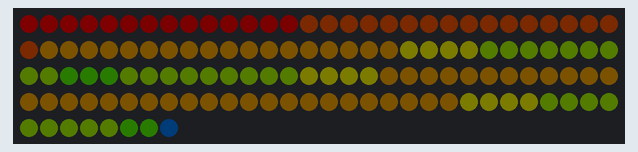
Simulated run of this sketch. Board: Arduino Uno, built with avr-gcc and run on an emulated ATmega328P. On the bench: 128 RGB LEDs in strip order, left to right, continuing on the next row. Dim RGB values are drawn brighter than linear; random numbers use the default seed unless the sketch sets one; what the sketch prints to the serial monitor is not drawn.

Above: at 0.19 s.
At 5.15 s:
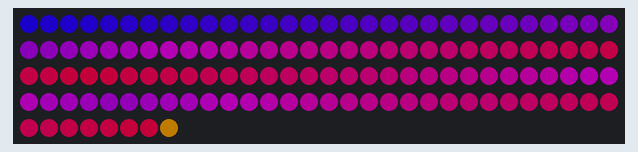
At 10.03 s:
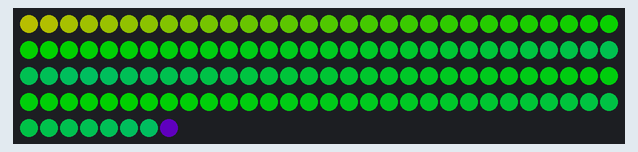
At 20.03 s:
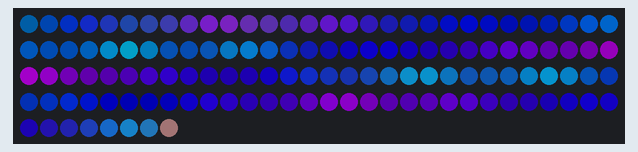
At 29.87 s:
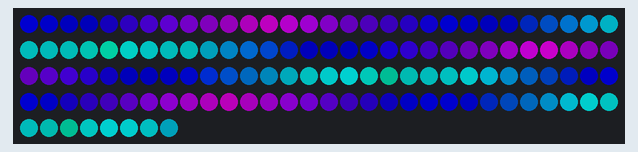
At 39.86 s:
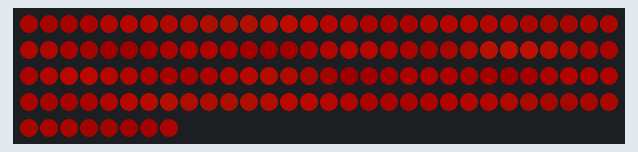

The sketch:

cc19-gabescarf.ino
```cpp
/*
* Project cc19-scarf
* Description: LEDs for DI8ORIENT scarf - Country Club 2019
* Author: Gabe Conradi
* Date: idklol
*/

// Use qsuba for smooth pixel colouring and qsubd for non-smooth pixel colouring
#define qsubd(x, b)  ((x>b)?b:0)
#define qsuba(x, b)  ((x>b)?x-b:0)
#define NUM_LEDS 128
#define LEDS_PIN 3
#define LED_TYPE NEOPIXEL
#define UPDATES_PER_SECOND 40
#define MAX_BRIGHTNESS 255
#define MAX_SATURATION 255
#define BOOTUP_ANIM_DURATION_MS 4000
#define PATTERN_CHANGE_INTERVAL_MS 30000
#define PALETTE_CHANGE_INTERVAL_MS 30000
#define EFFECT_CHANGE_INTERVAL_MS 10003
#define VJ_CROSSFADING_ENABLED 1
#define VJ_CROSSFADE_DURATION_MS 4000
#define VJ_NUM_DECKS 2
// switch between deck a and b with this interval
#define VJ_DECK_SWITCH_INTERVAL_MS 15000
#define SETUP_BUTTON_HOLD_DURATION_MS 800
bool AUTO_CHANGE_PALETTE = true;

#ifndef _FASTLED_H_
#include "FastLED.h"
#endif
#ifndef _STRUCTS_H_
#include "structs.h"
#endif
#ifndef _PALETTES_H_
#include "palettes.h"
#endif
#ifndef _EFFECTS_H_
#include "effects.h"
#endif

Deck MasterOutput;
Deck DeckA;
Deck DeckB;
Deck* DeckAll[] = {&DeckA, &DeckB};
Mixer mainMixer;

typedef void (*DrawFunction)(Deck*);
// how 2 decks mix together into an output
typedef void (*MixerFunction)(Deck*, Deck*, Deck*);

const uint8_t BRIGHTNESS_VALUES[] = {40, 120, 255};
#define BRIGHTNESS_COUNT sizeof(BRIGHTNESS_VALUES)/sizeof(uint8_t)
#define GLOBAL_BRIGHTNESS BRIGHTNESS_VALUES[BRIGHTNESS_INDEX]
const uint8_t BRIGHTNESS_INDEX = 1;
const bool AUTO_PATTERN_CHANGE = true;

unsigned long t_now;                // time now in each loop iteration
unsigned long t_boot;               // time at bootup

/* state for controlling user-mode button for pattern changes */
uint8_t button_state = 0;
unsigned long button_timer = 0;

TBlendType currentBlending = LINEARBLEND;
CRGB leds[NUM_LEDS];
CRGB ledsA[NUM_LEDS];
CRGB ledsB[NUM_LEDS];

struct Deck;
struct Mixer;

void pattern_slow_pulse(Deck* s) {
  // pick a color, and pulse it
  uint8_t cBrightness = beatsin8(10, 140, 255);
  uint8_t cHue = beatsin8(4, 0, 255);
  CHSV hsv_led = CHSV(cHue, 255, cBrightness);
  CRGB rgb_led;
  hsv2rgb_rainbow(hsv_led, rgb_led);
  for( int i = 0; i < NUM_LEDS; i++) {
    s->leds[i] = rgb_led;
  }
}

void  pattern_plasma(Deck* s) {

  int thisPhase = beatsin88(256*2,-64,64);
  int thatPhase = beatsin88(237,-64,64);

  for (int k=0; k<NUM_LEDS; k++) {

    int colorIndex = cubicwave8((k*17)+thisPhase)/2 + cos8((k*15)+thatPhase)/2;
    int thisBright = cubicwave8(t_now/10.0 + k*10.0); // nice pulsy one direction intensity modulator
    //int thisBright = qsuba(colorIndex, beatsin8(7,0,96));

    s->leds[k] = ColorFromPalette(s->currentPalette, colorIndex, thisBright, currentBlending);
  }
}

// cycle a rainbow, varying how quickly it rolls around the board
void pattern_rainbow_waves(Deck* s) {
  for(int i = 0; i < NUM_LEDS; ++i) {
    uint8_t h = (t_now/12+i)%256;
    CHSV hsv_led = CHSV(h, 255, 255);
    CRGB rgb_led;
    hsv2rgb_rainbow(hsv_led, rgb_led);
    s->leds[i] = rgb_led;
  }
}

void pattern_clear(Deck* s) {
  for( int i = 0; i < NUM_LEDS; i++) {
    s->leds[i] = CRGB::Black;
  }
}

// NOTE: lifted and tweaked from https://learn.adafruit.com/rainbow-chakra-led-hoodie/the-code
// This function draws color waves with an ever-changing,
// widely-varying set of parameters, using a color palette.
void pattern_palette_waves(Deck* s) {
  int numleds = NUM_LEDS;
  static uint16_t sPseudotime = 0;
  static uint16_t sLastMillis = 0;
  static uint16_t sHue16 = 0;

  //uint8_t sat8 = beatsin88( 87, 220, 250);
  uint8_t brightdepth = beatsin88( 341, 96, 224);
  uint16_t brightnessthetainc16 = beatsin88( 203, (25 * 256), (40 * 256));
  uint8_t msmultiplier = beatsin88(147, 23, 60);

  uint16_t hue16 = sHue16;//gHue * 256;
  uint16_t hueinc16 = beatsin88(113, 300, 1500);

  uint16_t ms = millis();
  uint16_t deltams = ms - sLastMillis ;
  sLastMillis  = ms;
  sPseudotime += deltams * msmultiplier;
  sHue16 += deltams * beatsin88( 400, 5,9);
  uint16_t brightnesstheta16 = sPseudotime;

  for( uint16_t i = 0 ; i < numleds; i++) {
    hue16 += hueinc16;
    uint8_t hue8 = hue16 / 256;
    uint16_t h16_128 = hue16 >> 7;
    if( h16_128 & 0x100) {
      hue8 = 255 - (h16_128 >> 1);
    } else {
      hue8 = h16_128 >> 1;
    }

    brightnesstheta16  += brightnessthetainc16;
    uint16_t b16 = sin16( brightnesstheta16  ) + 32768;

    uint16_t bri16 = (uint32_t)((uint32_t)b16 * (uint32_t)b16) / 65536;
    uint8_t bri8 = (uint32_t)(((uint32_t)bri16) * brightdepth) / 65536;
    bri8 += (255 - brightdepth);

    uint8_t index = hue8;
    index = scale8( index, 240);

    CRGB newcolor = ColorFromPalette(s->currentPalette, index, bri8);

    uint16_t pixelnumber = i;
    pixelnumber = (numleds-1) - pixelnumber;

    nblend(s->leds[pixelnumber], newcolor, 128);
  }
}

/** update this with patterns you want to be cycled through **/
#define NUM_PATTERNS sizeof(patternBank) / sizeof(DrawFunction)
const DrawFunction patternBank[] = {
  &pattern_palette_waves,
  &pattern_palette_waves,
  &pattern_rainbow_waves,
};

#define NUM_EFFECTS sizeof(effectBank) / sizeof(EffectFunction)
const EffectFunction effectBank[] = {
  NULL,
  &effect_reverse,
  &effect_mirror,
  &effect_reverse_mirror,
};

// change dw/p1/p2 on some period
/*
void stepFxParams(Mixer* m) {
  m->fxDryWet = beatsin8(12, 0, 255);
  m->fxParam1 = beatsin8(12, 0, 255, 0, m->fxDryWet );
  m->fxParam2 = beatsin8(19, 0, 255, 0, 0);
}
*/

void randomEffect(Deck* d) {
  uint8_t old = d->fxEffectIndex;
  while (d->fxEffectIndex == old) {
    // pick a new effect that isnt the old effect index
    d->fxEffectIndex = random8(0, NUM_EFFECTS);
  }
  d->tFxEffectStart = t_now;
}

/*
void randomEffect(Mixer* m) {
  uint8_t old = m->fxEffectIndex;
  while (m->fxEffectIndex == old) {
    // pick a new effect that isnt the old effect index
    m->fxEffectIndex = random8(0, NUM_EFFECTS);
  }
  m->tFxEffectStart = t_now;
}
*/

void randomPattern(Deck* deck, Deck* otherDeck) {
  uint8_t old = deck->pattern;
  while (deck->pattern == old || deck->pattern == otherDeck->pattern) {
    deck->pattern = random8(0, NUM_PATTERNS);
  }
  deck->tPatternStart = t_now;
}

void usePattern(Deck* deck, uint8_t patternIndex){
  if (patternIndex >= NUM_PATTERNS) {
    patternIndex = 0;
  }
  deck->pattern = patternIndex;
  deck->tPatternStart = t_now;
}

void randomPalette(Deck* deck, Deck* otherDeck) {
  uint8_t old = deck->palette;
  while (deck->palette == old || deck->palette == otherDeck->palette) {
    deck->palette = random8(0, PALETTES_COUNT);
  }
  deck->currentPalette = palettes[deck->palette];
  deck->tPaletteStart = t_now;
}

void usePalette(Deck* deck, uint8_t paletteIndex){
  if (paletteIndex >= PALETTES_COUNT) {
    paletteIndex = 0;
  }
  deck->palette = paletteIndex;
  deck->currentPalette = palettes[deck->palette];
  deck->tPaletteStart = t_now;
}

void mixer_crossfade_blend(Mixer* mixer, Deck* a, Deck* b, Deck* out) {
  for (int i = 0; i < NUM_LEDS; ++i) {
    out->leds[i] = a->leds[i].lerp8(b->leds[i], fract8(255*mixer->crossfadePosition));
    if (t_now < + BOOTUP_ANIM_DURATION_MS) {
      // ramp intensity up slowly, so we fade in when turning on
      int8_t bri8 = (uint8_t)((t_now*1.0)/BOOTUP_ANIM_DURATION_MS*255.0);
      out->leds[i] = out->leds[i].fadeToBlackBy(255-bri8);
    }
  }
}


// setup() runs once, when the device is first turned on.
void setup() {
  t_now = millis();
  t_boot = t_now;
  Serial.begin(9600);
  Serial.println("resetting");

  MasterOutput = {
    1,
    0.0,
    0,
    0,
    0,
    palettes[0],
    t_now,
    t_now,
    leds,
    0,  // fx effect index in effectBank
    t_now, // time fx was changed
  };

  DeckA = {
    1,
    0.0,
    0,
    0,
    0,
    palettes[0],
    t_now,
    t_now,
    ledsA,
    0,  // fx effect index in effectBank
    t_now, // time fx was changed
  };

  DeckB = {
    2,
    1.0,
    0,
    0,
    0,
    palettes[0],
    t_now,
    t_now,
    ledsB,
    0,  // fx effect index in effectBank
    t_now, // time fx was changed
  };

  mainMixer = {
    1.0,  // position; 0.0 is deckA, 1.0 is deckB
    -1, // start fading direction going B -> A
    false, // crossfade in progress
    0, // last crossfade
    0,  // fx effect index in effectBank
    0,  // fx d/w
    0,  // fx p1
    0,  // fx p2
    0,  // time fx effect started
    &DeckA,
    &DeckB,
    &MasterOutput,
  };

  randomPattern(&DeckA, &DeckB);
  randomPalette(&DeckA, &DeckB);
  randomPattern(&DeckB, &DeckA);
  randomPalette(&DeckB, &DeckA);
  randomEffect(&DeckA);
  randomEffect(&DeckB);

  // led controller, data pin, clock pin, RGB type (RGB is already defined in particle)

  FastLED.addLeds<LED_TYPE, LEDS_PIN>(MasterOutput.leds, NUM_LEDS);
  FastLED.setBrightness(GLOBAL_BRIGHTNESS);
  pattern_clear(&MasterOutput);
  pattern_clear(&DeckA);
  pattern_clear(&DeckB);
  FastLED.show();

  Serial.println("booted up");
}

void loop() {
  t_now = millis();


  // increment pattern every PATTERN_CHANGE_INTERVAL_MS, but not when a deck is active!
  if (AUTO_PATTERN_CHANGE) {
    if (t_now > DeckA.tPatternStart+PATTERN_CHANGE_INTERVAL_MS && !mainMixer.crossfadeInProgress) {
      if (mainMixer.crossfadePosition == 1.0) {
        randomPattern(&DeckA, &DeckB);
        //Serial.printlnf("deckA.pattern=%d", DeckA.pattern);
      }
    }
    if (t_now > DeckB.tPatternStart+PATTERN_CHANGE_INTERVAL_MS && !mainMixer.crossfadeInProgress) {
      if (mainMixer.crossfadePosition == 0.0) {
        randomPattern(&DeckB, &DeckA);
        //Serial.printlnf("deckB.pattern=%d", DeckB.pattern);
      }
    }
  }

  // increment palette every PALETTE_CHANGE_INTERVAL_MS, but not when crossfading!
  if (AUTO_CHANGE_PALETTE && !mainMixer.crossfadeInProgress) {
    for (int x = 0; x < VJ_NUM_DECKS ; x++){
      int xOther = (x == 0) ? 1 : 0;
      Deck* deck = DeckAll[x];
      Deck* otherdeck = DeckAll[xOther];
      if ((deck->crossfadePositionActive != mainMixer.crossfadePosition) &&
          (deck->tPaletteStart + PALETTE_CHANGE_INTERVAL_MS < t_now)) {
        randomPalette(deck, otherdeck);
        //Serial.printlnf("deck%d.palette=%d", deck->label, deck->palette);
      }
    }
  }


  // fill in patterns on both decks! we will crossfade master output later
  // NOTE: only render to a deck if its "visible" through the crossfader
  //if ( !VJ_CROSSFADING_ENABLED || mainMixer.crossfadePosition < 1.0 ) {
    patternBank[DeckA.pattern](&DeckA);
  //}
  //if ( VJ_CROSSFADING_ENABLED && mainMixer.crossfadePosition > 0 ) {
    patternBank[DeckB.pattern](&DeckB);
  //}

  // perform crossfading increment if we are mid pattern change
  if (VJ_CROSSFADING_ENABLED) {
    if (t_now > mainMixer.tLastCrossfade + VJ_DECK_SWITCH_INTERVAL_MS && !mainMixer.crossfadeInProgress) {
      // start switching between decks
      //Serial.printf("starting fading to %c\n", (mainMixer.crossfadePosition == 1.0) ? 'A' : 'B');
      mainMixer.crossfadeInProgress = true;
      mainMixer.tLastCrossfade = t_now;
    }
    if (mainMixer.crossfadeInProgress) {
      float step = (float)1.0/(VJ_CROSSFADE_DURATION_MS/1000*UPDATES_PER_SECOND);
      mainMixer.crossfadePosition = mainMixer.crossfadePosition + mainMixer.crossfadeDirection * step;

      // is it time to change decks?
      // we are cut over to deck B, break this loop
      if (mainMixer.crossfadePosition >= 1.0) {
        mainMixer.crossfadePosition = 1.0;
        mainMixer.crossfadeDirection = -1; // 1->0
        mainMixer.crossfadeInProgress = false;
        //Serial.printf("finished fading to B\n");
      }
      // we are cut over to deck B
      if (mainMixer.crossfadePosition <= 0.0) {
        mainMixer.crossfadePosition = 0.0;
        mainMixer.crossfadeDirection = 1;  // 0->1
        mainMixer.crossfadeInProgress = false;
        //Serial.printf("finished fading to A\n");
      }
    }
  }

  // perform prefader effects
  if (effectBank[DeckA.fxEffectIndex] != NULL) {
    effectBank[DeckA.fxEffectIndex](&DeckA, mainMixer.fxDryWet, mainMixer.fxParam1, mainMixer.fxParam2);
  }
  if (effectBank[DeckB.fxEffectIndex] != NULL) {
    effectBank[DeckB.fxEffectIndex](&DeckB, mainMixer.fxDryWet, mainMixer.fxParam1, mainMixer.fxParam2);
  }

  // perform crossfading
  mixer_crossfade_blend(&mainMixer, &DeckA, &DeckB, &MasterOutput);

  if (effectBank[mainMixer.fxEffectIndex] != NULL) {
    effectBank[mainMixer.fxEffectIndex](&MasterOutput, mainMixer.fxDryWet, mainMixer.fxParam1, mainMixer.fxParam2);
  }

  // pick new effects if we should
  if (!mainMixer.crossfadeInProgress) {
    if (DeckA.tFxEffectStart + EFFECT_CHANGE_INTERVAL_MS < t_now) {
      if (mainMixer.crossfadePosition == 1.0) {
        randomEffect(&DeckA);
        //Serial.printlnf("deckA.effect=%d (%p)", DeckA.fxEffectIndex, effectBank[DeckA.fxEffectIndex]);
      }
    }
    if (DeckB.tFxEffectStart + EFFECT_CHANGE_INTERVAL_MS < t_now) {
      if (mainMixer.crossfadePosition == 0.0) {
        randomEffect(&DeckB);
        //Serial.printlnf("deckB.effect=%d (%p)", DeckB.fxEffectIndex, effectBank[DeckB.fxEffectIndex]);
      }
    }
  }
  //stepFxParams(&mainMixer);


  FastLED.setBrightness(GLOBAL_BRIGHTNESS);
  FastLED.show();
  delay(1000.0 / UPDATES_PER_SECOND);
}
```

effects.h
```cpp
#ifndef _EFFECTS_H_
#define _EFFECTS_H_

#ifndef _FASTLED_H_
#include "FastLED.h"
#endif
#ifndef _STRUCTS_H_
#include "structs.h"
#endif

typedef void (*EffectFunction)(Deck*,uint8_t,uint8_t,uint8_t);

void effect_reverse(Deck* s, uint8_t dw, uint8_t p1, uint8_t p2) {
  CRGB flex = CRGB::Black;
  for(int i = 0; i < NUM_LEDS/2; ++i) {
    flex = s->leds[i];
    s->leds[i] = s->leds[NUM_LEDS-i-1];
    s->leds[NUM_LEDS-i-1] = flex;
  }
}

void effect_mirror(Deck* s, uint8_t dw, uint8_t p1, uint8_t p2) {
  for(int i = 0; i < NUM_LEDS/2; ++i) {
    s->leds[i] = s->leds[NUM_LEDS-i-1];
  }
}

void effect_reverse_mirror(Deck* s, uint8_t dw, uint8_t p1, uint8_t p2) {
  CRGB flex = CRGB::Black;
  for(int i = 0; i < NUM_LEDS/2; ++i) {
    flex = s->leds[NUM_LEDS/2 - 1 - i];
    s->leds[NUM_LEDS/2 - 1 - i] = s->leds[i];
    s->leds[i] = flex;
    // now mirror this over the mid axis
    s->leds[NUM_LEDS/2-1 + (NUM_LEDS/2-1-i)] = s->leds[i];
  }
}


#endif
```

palettes.h
```cpp
#ifndef _PALETTES_H_
#define _PALETTES_H_

#ifndef _FASTLED_H_
#include "FastLED.h"
#endif


// Gradient palette "bhw1_purplered_gp", originally from
// http://soliton.vm.bytemark.co.uk/pub/cpt-city/bhw/bhw1/tn/bhw1_purplered.png.index.html
// converted for FastLED with gammas (2.6, 2.2, 2.5)
// Size: 8 bytes of program space.
DEFINE_GRADIENT_PALETTE(bhw1_purplered_gp ) {
    0, 255,  0,  0,
  255, 107,  1,205};

// Gradient palette "autumnrose_gp", originally from
// http://soliton.vm.bytemark.co.uk/pub/cpt-city/rc/tn/autumnrose.png.index.html
// converted for FastLED with gammas (2.6, 2.2, 2.5)
// Size: 32 bytes of program space.

DEFINE_GRADIENT_PALETTE( autumnrose_gp ) {
    0,  71,  3,  1,
   45, 128,  5,  2,
   84, 186, 11,  3,
  127, 215, 27,  8,
  153, 224, 69, 13,
  188, 229, 84,  6,
  226, 242,135, 17,
  255, 247,161, 79};


// Gradient palette "rainbow_gp", originally from
// http://soliton.vm.bytemark.co.uk/pub/cpt-city/ds9/tn/rainbow.png.index.html
// converted for FastLED with gammas (2.6, 2.2, 2.5)
// Size: 24 bytes of program space.
DEFINE_GRADIENT_PALETTE( rainbow_gp ) {
    0, 255,  0,255,
   51,   0,  0,255,
  102,   0,255,255,
  153,   0,255,  0,
  204, 255,255,  0,
  255, 255,  0,  0};


// Gradient palette "bhw2_xc_gp", originally from
// http://soliton.vm.bytemark.co.uk/pub/cpt-city/bhw/bhw2/tn/bhw2_xc.png.index.html
// converted for FastLED with gammas (2.6, 2.2, 2.5)
// Size: 28 bytes of program space.

DEFINE_GRADIENT_PALETTE( bhw2_xc_gp ) {
    0,   4,  2,  9,
   58,  16,  0, 47,
  122,  24,  0, 16,
  158, 144,  9,  1,
  183, 179, 45,  1,
  219, 220,114,  2,
  255, 234,237,  1};


// for effects that are palette based
CRGBPalette16 palettes[] = {
  bhw1_purplered_gp,
  bhw2_xc_gp,
  autumnrose_gp,
  rainbow_gp,
};
#define PALETTES_COUNT (sizeof(palettes)/sizeof(*palettes))

#endif
```

structs.h
```cpp
#ifndef _STRUCTS_H_
#define _STRUCTS_H_

#ifndef _FASTLED_H_
#include "FastLED.h"
#endif

typedef struct Deck {
  uint8_t label;
  float crossfadePositionActive;
  uint8_t pattern;
  uint8_t palette;
  uint8_t animationIndex;
  CRGBPalette16 currentPalette; // current color palette
  unsigned long tPatternStart;  // time last pattern changed
  unsigned long tPaletteStart;  // time last palette changed
  CRGB* leds;
  uint8_t fxEffectIndex;    // which effect in effectBank is active (prefader)
  unsigned long tFxEffectStart; // when the last effect was changed
} Deck;

/*
typedef struct Output {
  FastLED::CRGB* leds;
} Output;
*/

typedef struct Mixer {
  float crossfadePosition;
  int crossfadeDirection;
  bool crossfadeInProgress;
  unsigned long tLastCrossfade;
  uint8_t fxEffectIndex;    // which effect in effectBank is active (postfader)
  uint8_t fxDryWet;         // fx1 d/w
  uint8_t fxParam1;         // fx1 param 1
  uint8_t fxParam2;         // fx1 param 2
  unsigned long tFxEffectStart; // when the last effect was changed
  Deck* a;
  Deck* b;
  Deck* out;
} Mixer;

#endif
```
